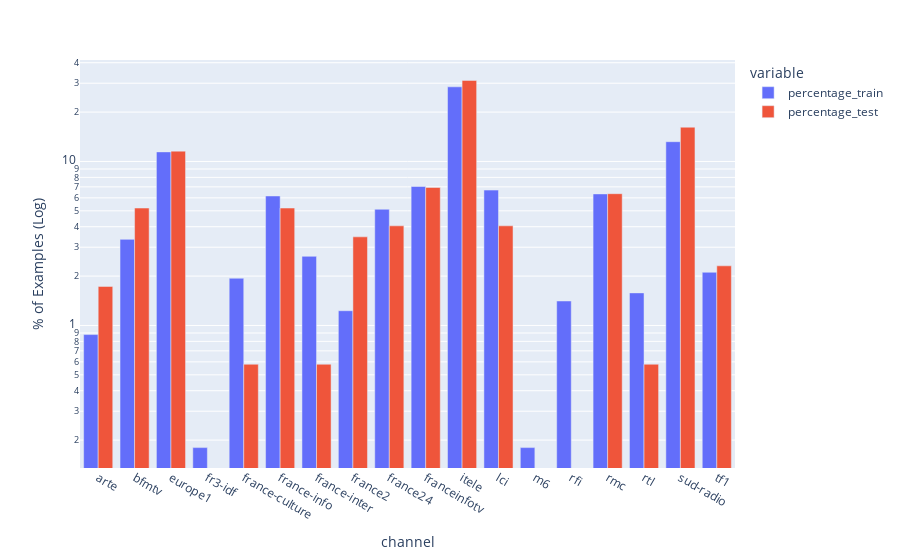

The notebook cell this image was saved under:
### Code cell
display(
    px.bar(
        perc, x="channel", y=["percentage_train", "percentage_test"], barmode="group", log_y=True
    ).update_xaxes(
        categoryorder="array", categoryarray=sorted(df_train.channel.unique())
    ).update_yaxes(title="% of Examples (Log)")
)

### Figure 1 — Plotly figure (JSON) as saved in the notebook; plotly's stock layout.template omitted (floating-point values rounded to 4 significant figures)
{"data": [{"alignmentgroup": "True", "hovertemplate": "variable=percentage_train<br>channel=%{x}<br>value=%{y}<extra></extra>", "legendgroup": "percentage_train", "marker": {"color": "#636efa", "pattern": {"shape": ""}}, "name": "percentage_train", "offsetgroup": "percentage_train", "orientation": "v", "showlegend": true, "textposition": "auto", "type": "bar", "x": ["arte", "bfmtv", "europe1", "fr3-idf", "france-culture", "france-info", "france-inter", "france2", "france24", "franceinfotv", "itele", "lci", "m6", "rfi", "rmc", "rtl", "sud-radio", "tf1"], "xaxis": "x", "y": [0.88, 3.35, 11.44, 0.18, 1.94, 6.16, 2.64, 1.23, 5.11, 7.04, 28.52, 6.69, 0.18, 1.41, 6.34, 1.58, 13.2, 2.11], "yaxis": "y"}, {"alignmentgroup": "True", "hovertemplate": "variable=percentage_test<br>channel=%{x}<br>value=%{y}<extra></extra>", "legendgroup": "percentage_test", "marker": {"color": "#EF553B", "pattern": {"shape": ""}}, "name": "percentage_test", "offsetgroup": "percentage_test", "orientation": "v", "showlegend": true, "textposition": "auto", "type": "bar", "x": ["arte", "bfmtv", "europe1", "fr3-idf", "france-culture", "france-info", "france-inter", "france2", "france24", "franceinfotv", "itele", "lci", "m6", "rfi", "rmc", "rtl", "sud-radio", "tf1"], "xaxis": "x", "y": [1.73, 5.2, 11.56, null, 0.58, 5.2, 0.58, 3.47, 4.05, 6.94, 31.21, 4.05, null, null, 6.36, 0.58, 16.18, 2.31], "yaxis": "y"}], "layout": {"barmode": "group", "legend": {"title": {"text": "variable"}, "tracegroupgap": 0}, "margin": {"t": 60}, "xaxis": {"anchor": "y", "categoryarray": ["arte", "bfmtv", "europe1", "fr3-idf", "france-culture", "france-info", "france-inter", "france2", "france24", "franceinfotv", "itele", "lci", "m6", "rfi", "rmc", "rtl", "sud-radio", "tf1"], "categoryorder": "array", "domain": [0, 1], "title": {"text": "channel"}}, "yaxis": {"anchor": "x", "domain": [0, 1], "title": {"text": "% of Examples (Log)"}, "type": "log"}}}
